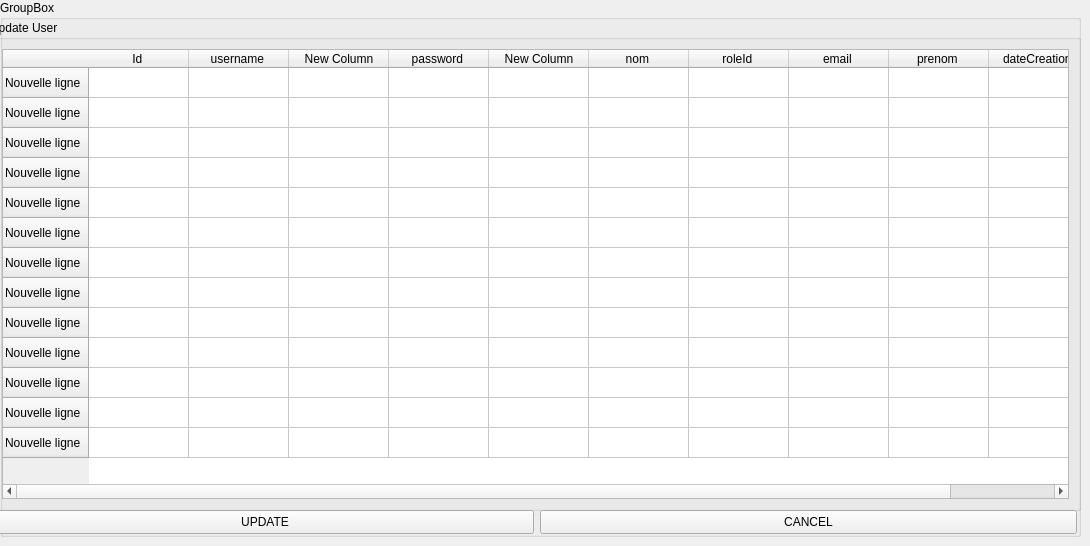
             <widget class="QWidget" name="Page_update">
              <widget class="QGroupBox" name="groupBox_4">
               <property name="geometry">
                <rect>
                 <x>0</x>
                 <y>0</y>
                 <width>1081</width>
                 <height>537</height>
                </rect>
               </property>
               <property name="title">
                <string>GroupBox</string>
               </property>
               <widget class="QGroupBox" name="groupBox_8">
                <property name="geometry">
                 <rect>
                  <x>-10</x>
                  <y>20</y>
                  <width>1091</width>
                  <height>491</height>
                 </rect>
                </property>
                <property name="title">
                 <string>Update User</string>
                </property>
                <layout class="QHBoxLayout" name="horizontalLayout">
                 <item>
                  <widget class="QTableWidget" name="tableWidget_4">
                   <row>
                    <property name="text">
                     <string>Nouvelle ligne</string>
                    </property>
                   </row>
                   <row>
                    <property name="text">
                     <string>Nouvelle ligne</string>
                    </property>
                   </row>
                   <row>
                    <property name="text">
                     <string>Nouvelle ligne</string>
                    </property>
                   </row>
                   <row>
                    <property name="text">
                     <string>Nouvelle ligne</string>
                    </property>
                   </row>
                   <row>
                    <property name="text">
                     <string>Nouvelle ligne</string>
                    </property>
                   </row>
                   <row>
                    <property name="text">
                     <string>Nouvelle ligne</string>
                    </property>
                   </row>
                   <row>
                    <property name="text">
                     <string>Nouvelle ligne</string>
                    </property>
                   </row>
                   <row>
                    <property name="text">
                     <string>Nouvelle ligne</string>
                    </property>
                   </row>
                   <row>
                    <property name="text">
                     <string>Nouvelle ligne</string>
                    </property>
                   </row>
                   <row>
                    <property name="text">
                     <string>Nouvelle ligne</string>
                    </property>
                   </row>
                   <row>
                    <property name="text">
                     <string>Nouvelle ligne</string>
                    </property>
                   </row>
                   <row>
                    <property name="text">
                     <string>Nouvelle ligne</string>
                    </property>
                   </row>
                   <row>
                    <property name="text">
                     <string>Nouvelle ligne</string>
                    </property>
                   </row>
                   <column>
                    <property name="text">
                     <string>Id </string>
                    </property>
                   </column>
                   <column>
                    <property name="text">
                     <string>username </string>
                    </property>
                   </column>
                   <column>
                    <property name="text">
                     <string>New Column</string>
                    </property>
                   </column>
                   <column>
                    <property name="text">
                     <string>password </string>
                    </property>
                   </column>
                   <column>
                    <property name="text">
                     <string>New Column</string>
                    </property>
                   </column>
                   <column>
                    <property name="text">
                     <string>nom </string>
                    </property>
                   </column>
                   <column>
                    <property name="text">
                     <string>roleId </string>
                    </property>
                   </column>
                   <column>
                    <property name="text">
                     <string>email </string>
                    </property>
                   </column>
                   <column>
                    <property name="text">
                     <string>prenom </string>
                    </property>
                   </column>
                   <column>
                    <property name="text">
                     <string>dateCreation </string>
                    </property>
                   </column>
                  </widget>
                 </item>
                </layout>
               </widget>
               <widget class="QPushButton" name="pushButton_36">
                <property name="geometry">
                 <rect>
                  <x>540</x>
                  <y>510</y>
                  <width>537</width>
                  <height>24</height>
                 </rect>
                </property>
                <property name="text">
                 <string>CANCEL</string>
                </property>
               </widget>
               <widget class="QPushButton" name="pushButton_37">
                <property name="geometry">
                 <rect>
                  <x>-4</x>
                  <y>510</y>
                  <width>538</width>
                  <height>24</height>
                 </rect>
                </property>
                <property name="text">
                 <string>UPDATE</string>
                </property>
               </widget>
              </widget>
             </widget>
